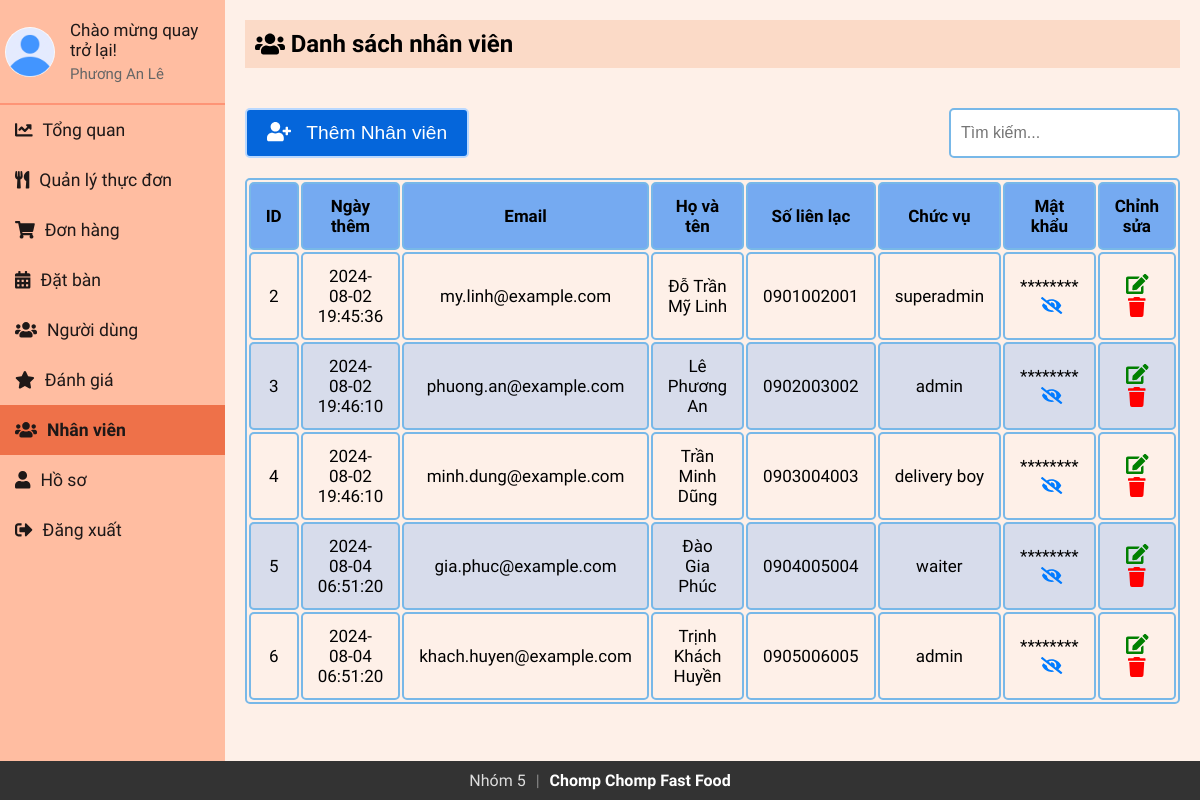
The page /Admin/staffs.php (signed in) on the database as committed earlier.
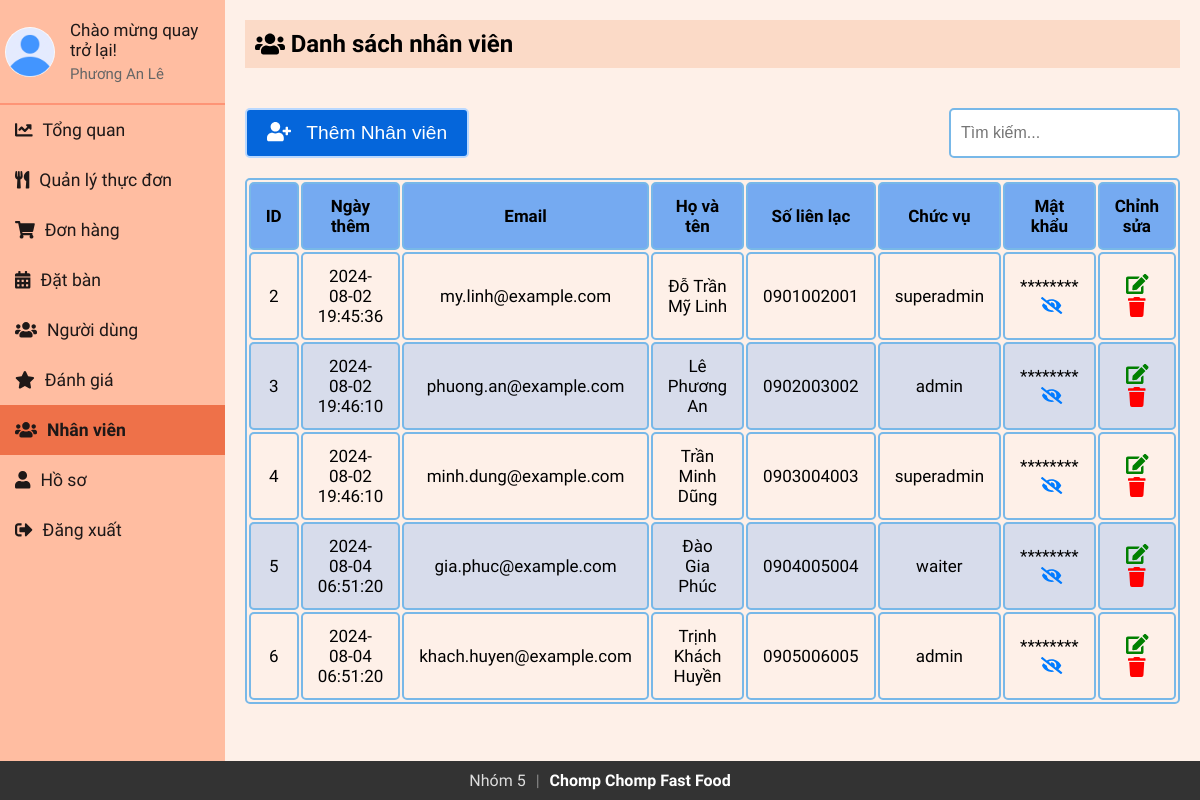
The same page on the database as committed later.
### tables this page shows
CREATE TABLE `staff` (
  `id` int(11) NOT NULL,
  `firstName` varchar(50) NOT NULL,
  `lastName` varchar(50) NOT NULL,
  `email` varchar(100) NOT NULL,
  `contact` varchar(15) DEFAULT NULL,
  `role` enum('superadmin','admin','delivery boy','waiter') NOT NULL,
  `password` varchar(255) NOT NULL,
  `createdAt` timestamp NOT NULL DEFAULT current_timestamp(),
  `updatedAt` timestamp NOT NULL DEFAULT current_timestamp() ON UPDATE current_timestamp(),
  `profile_image` varchar(255) NOT NULL DEFAULT 'default.jpg'
);

### Admin/sidebar.php (called while the page is built, shortened)
<?php
include 'db_connection.php';
$admin_email = isset($_SESSION['email']) ? $_SESSION['email'] : '';
function getAdminInfo($email)
{
  global $conn;
  $stmt = $conn->prepare("SELECT firstName, lastName, email, profile_image FROM staff WHERE email = ?");
  $stmt->bind_param("s", $email);
  $stmt->execute();
  $stmt->bind_result($firstName, $lastName, $email,  $profile_image);
  return [
    'firstName' => $firstName ?: '',
    'lastName' => $lastName ?: '',
    'email' => $email ?: '',
    'profile_image' => $profile_image ?: 'default.jpg'
  ];
}
$admin_info = getAdminInfo($admin_email);
?>

### Admin/staffs.php (the view, shortened to what this page needs)
<?php
include 'db_connection.php';
$search = '';
?>
<?php
include 'sidebar.php';
?>
<!DOCTYPE html>
<html lang="en">
<head>
  <link rel="stylesheet" href="https://cdnjs.cloudflare.com/ajax/libs/font-awesome/5.15.3/css/all.min.css">
  <link rel="stylesheet" href="sidebar.css">
  <link rel="stylesheet" href="admin_user.css">
</head>
<body>
  <div class="sidebar">
    <div class="profile-section">
      <img src="../uploads/<?php echo htmlspecialchars($admin_info['profile_image']); ?>" alt="Profile Picture">
      <div class="info">
        <h3>Chào mừng quay trở lại!</h3>
        <p><?php echo htmlspecialchars($admin_info['firstName']) . ' ' . htmlspecialchars($admin_info['lastName']); ?></p>
      </div>
    </div>
    <ul>
      <li><a href="index.php"><i class="fas fa-chart-line" style="margin-right: 10px;"></i>Tổng quan</a></li>
      <li><a href="admin_menu.php" ><i class="fas fa-utensils" style="margin-right: 10px;"></i>Quản lý thực đơn</a></li>
      <li><a href="admin_orders.php"><i class="fas fa-shopping-cart" style="margin-right: 10px;"></i>Đơn hàng</a></li>
      <li><a href="reservations.php"><i class="fas fa-calendar-alt" style="margin-right: 10px;"></i>Đặt bàn</a></li>
      <li><a href="users.php"><i class="fas fa-users" style="margin-right: 10px;"></i>Người dùng</a></li>
      <li><a href="reviews.php"><i class="fas fa-star" style="margin-right: 10px;"></i>Đánh giá</a></li>
      <li><a href="staffs.php" class="active"><i class="fas fa-users" style="margin-right: 10px;"></i>Nhân viên</a></li>
      <li><a href="profile.php"><i class="fas fa-user" style="margin-right: 10px;"></i>Hồ sơ</a></li>
      <li style="margin-right: 10px;"><a href="logout.php"><i class="fas fa-sign-out-alt" style="margin-right: 10px;"></i>Đăng xuất</a></li>
    </ul>
  </div>
  <div class="content">
    <div class="header">
      <h2><i class="fas fa-users"></i>&nbsp;Danh sách nhân viên</h2>
    </div>
    <div class="actions">
      <button onclick="openaddUserModal()"><i class="fas fa-user-plus"></i> &nbsp; Thêm Nhân viên</button>
      <form method="POST" id="searchForm" class="search-bar">
        <input type="text" name="search" placeholder="Tìm kiếm..." value="<?php echo htmlspecialchars($search); ?>">
      </form>
    </div>
    <table id="userTable">
      <thead>
        <tr>
          <th>ID</th>
          <th>Ngày thêm</th>
          <th>Email</th>
          <th>Họ và tên</th>
          <th>Số liên lạc</th>
          <th>Chức vụ</th>
          <th>Mật khẩu</th>
          <th>Chỉnh sửa</th>
        </tr>
      </thead>
      <tbody>
        <?php
        $sql = "SELECT * FROM staff";
        $result = $conn->query($sql);
        if ($result->num_rows > 0) {
          while ($row = $result->fetch_assoc()) {
            $passwordMasked = str_repeat('*', strlen($row['password']));
            echo "<tr>
                      <td>{$row['id']}</td>
                      <td>{$row['createdAt']}</td>
                      <td>{$row['email']}</td>
                      <td>{$row['lastName']} {$row['firstName']}</td>
                      <td>{$row['contact']}</td>
                      <td>{$row['role']}</td>
                      <td>
                          <span class='password-masked'>{$passwordMasked}</span>
                          <span class='password-visible' style='display: none;'>{$row['password']}</span>
                          <i class='fas fa-eye-slash toggle-password' onclick='togglePassword(this)'></i>
                      </td>
                      <td>
                          <button id='editbtn' onclick='openEditUserModal(this)' data-email='{$row['email']}' data-firstname='{$row['firstName']}' data-lastname='{$row['lastName']}' data-contact='{$row['contact']}' data-role='{$row['role']}' data-password='{$row['password']}'><i class='fas fa-edit'></i></button>
                          <button id='deletebtn' onclick=\"deleteItem('{$row['email']}')\"><i class='fas fa-trash'></i></button>
                      </td>
                  </tr>";
          }
        } else {
          echo "<tr><td colspan='8' style='text-align: center;'>No Users Found</td></tr>";
        }
        ?>
      </tbody>
    </table>
  </div>
</body>
</html>

Rows that differ between the two databases and show on the page:
changed staff "minh.dung@example.com": role "delivery boy" → "superadmin"
